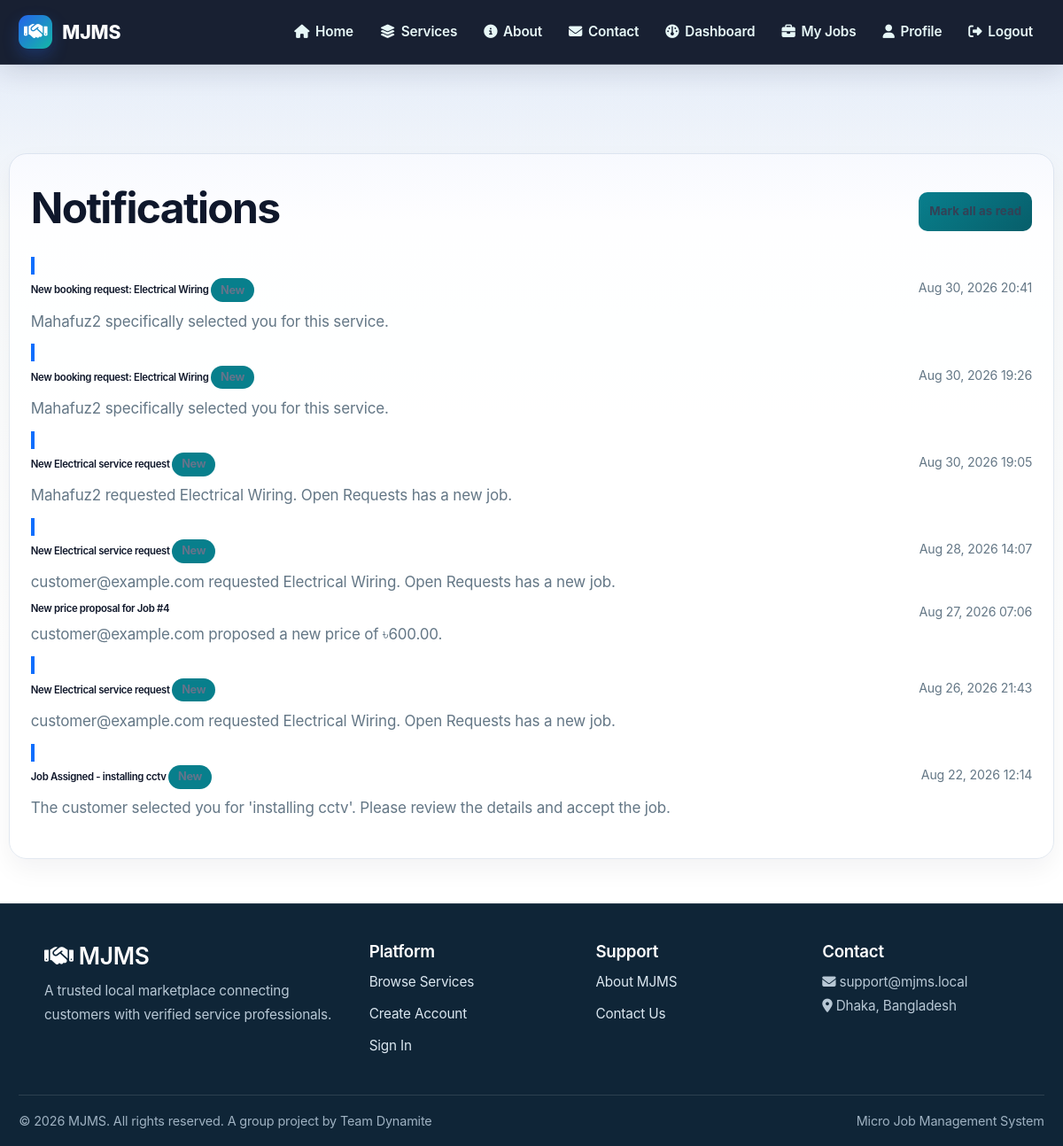
The page /notifications/ (signed in) on the database its author committed.
### notifications/models.py (models this page shows, shortened)
class Notification(models.Model):
    NOTIFICATION_TYPE_CHOICES = [
        ('JOB_COMPLETED', 'Job Completed by Worker'),
        ('JOB_STARTED', 'Job Started'),
        ('JOB_CANCELLED', 'Job Cancelled'),
        ('JOB_WORKER_UNAVAILABLE', 'Worker Unavailable at Requested Time'),
        ('JOB_CONFLICT', 'Job Time Conflict'),
        ('WORKER_APPLIED', 'Worker Applied for Your Request'),
        ('APPLICATION_ACCEPTED', 'Your Application Was Accepted'),
        ('APPLICATION_REJECTED', 'Your Application Was Rejected'),
        ('JOB_PAYMENT_SUBMITTED', 'Payment Submitted for Job'),
        ('PAYMENT_VERIFIED', 'Payment Verified - You Received Payment'),
        ('PAYMENT_PENDING', 'Payment Pending Verification'),
        ('WORKER_APPROVED', 'Your Worker Account Has Been Approved'),
        ('WORKER_REJECTED', 'Your Worker Account Application Was Rejected'),
        ('WORKER_PROFILE_UPDATED', 'Your Worker Profile Was Updated'),
        ('GENERAL', 'General Notification'),
    ]
    user = models.ForeignKey(
        settings.AUTH_USER_MODEL,
        on_delete=models.CASCADE,
        related_name='notifications'
    )
    title = models.CharField(max_length=255)
    message = models.TextField()
    notification_type = models.CharField(
        max_length=50,
        choices=NOTIFICATION_TYPE_CHOICES,
        default='GENERAL'
    )
    is_read = models.BooleanField(default=False)
    job = models.ForeignKey(
        'bookings.Job',
        on_delete=models.SET_NULL,
        null=True,
        blank=True,
        related_name='notifications'
    )
    payment = models.ForeignKey(
        'payments.Payment',
        on_delete=models.SET_NULL,
        null=True,
        blank=True,
        related_name='notifications'
    )
    related_user = models.ForeignKey(
        settings.AUTH_USER_MODEL,
        on_delete=models.SET_NULL,
        null=True,
        blank=True,
        related_name='notifications_about_me'
    )
    created_at = models.DateTimeField(auto_now_add=True)
    updated_at = models.DateTimeField(auto_now=True)
    class Meta:
        ordering = ['-created_at']
        indexes = [
            models.Index(fields=['user', '-created_at']),
            models.Index(fields=['user', 'is_read']),
            models.Index(fields=['notification_type']),
        ]

### notifications/views.py (the view)
# urls.py: path('', views.notification_list, name='notification_list'),
@login_required
def notification_list(request):
    notifications = Notification.objects.filter(user=request.user).order_by('-created_at')
    unread_count = notifications.filter(is_read=False).count()
    return render(request, 'notifications/notification_list.html', {
        'notifications': notifications,
        'unread_count': unread_count,
    })

### notifications/views.py (called while the page is built)
def notification_context(request):
    if not request.user.is_authenticated:
        return {}
    return {
        'unread_notification_count': Notification.objects.filter(
            user=request.user,
            is_read=False,
        ).count(),
    }

### templates/notifications/notification_list.html (shortened to what this page needs)
{% extends "base.html" %}
{% load static %}
{% block extra_css %}
<link rel="stylesheet" href="{% static 'css/notification-list.css' %}">
{% endblock %}
{% block content %}
<div class="container" style="margin-top: 100px; margin-bottom: 50px;">
    <div class="row">
        <div class="col-md-10 offset-md-1">
            <div class="d-flex justify-content-between align-items-center mb-4">
                <h1>Notifications</h1>
                {% if unread_count > 0 %}
                    <a href="{% url 'mark_all_notifications_read' %}" class="btn btn-sm btn-secondary">
                        Mark all as read
                    </a>
                {% endif %}
            </div>
            {% if notifications %}
                <div class="list-group">
                    {% for notification in notifications %}
                        <a href="{% url 'notification_detail' notification.id %}" class="list-group-item list-group-item-action {% if not notification.is_read %}active{% endif %}">
                            <div class="d-flex w-100 justify-content-between">
                                <div>
                                    <h6 class="mb-1">
                                        {{ notification.title }}
                                        {% if not notification.is_read %}
                                            <span class="badge bg-primary">New</span>
                                        {% endif %}
                                    </h6>
                                    <p class="mb-1 text-muted">{{ notification.message|truncatewords:15 }}</p>
                                </div>
                                <small class="text-muted">
                                    {{ notification.created_at|date:"M d, Y H:i" }}
                                </small>
                            </div>
                        </a>
                    {% endfor %}
                </div>
            {% else %}
                <div class="alert alert-info">
                    <h5>No notifications yet</h5>
                    <p>You'll see notifications here when workers apply for your jobs, payments are made, or jobs are completed.</p>
                </div>
            {% endif %}
        </div>
    </div>
</div>
{% endblock %}

### static/css/professional.css (style rules this page uses)
:root { --primary-color: #1f4e79; --primary-dark: #163a56; --primary-light: #2d6ea8; --secondary-color: #31a24c; --secondary-dark: #229a3e; --accent-color: #f59e0b; --danger-color: #dc2626; --success-color: #10b981; --warning-color: #f97316; --info-color: #3b82f6; --text-dark: #1f2937; --text-muted: #6b7280; --text-light: #9ca3af; --bg-light: #f9fafb; --bg-lighter: #f3f4f6; --border-color: #e5e7eb; --border-light: #d1d5db; --font-primary: -apple-system, BlinkMacSystemFont, 'Segoe UI', Roboto, Oxygen, Ubuntu, Cantarell, sans-serif; --font-mono: 'Monaco', 'Courier New', monospace; --shadow-sm: 0 1px 2px 0 rgba(0, 0, 0, 0.05); --shadow-md: 0 4px 6px -1px rgba(0, 0, 0, 0.1); --shadow-lg: 0 10px 15px -3px rgba(0, 0, 0, 0.1); --shadow-xl: 0 20px 25px -5px rgba(0, 0, 0, 0.1); --radius-sm: 4px; --radius-md: 8px; --radius-lg: 12px; --radius-xl: 16px; }
* { margin: 0; padding: 0; box-sizing: border-box; }
html, body { height: 100%; }
body { font-family: var(--font-primary); background-color: var(--bg-light); color: var(--text-dark); line-height: 1.6; display: flex; flex-direction: column; }
a { color: var(--primary-color); text-decoration: none; transition: color 0.2s ease; }
h1, h2, h3, h4, h5, h6 { color: var(--text-dark); font-weight: 600; line-height: 1.3; margin-bottom: 0.5rem; }
h1 { font-size: 2.5rem; font-weight: 700; }
p { margin-bottom: 1rem; color: var(--text-muted); }
button, input[type="submit"], .btn { background: var(--primary-color); color: white; border: none; padding: 0.75rem 1.5rem; border-radius: var(--radius-md); cursor: pointer; font-weight: 500; font-size: 0.95rem; transition: all 0.2s ease; display: inline-block; text-align: center; }
.btn-secondary { background: var(--secondary-color); }
.card, .container, .content { background: white; border-radius: var(--radius-lg); border: 1px solid var(--border-color); padding: 2rem; margin: 1.5rem 0; box-shadow: var(--shadow-sm); transition: all 0.3s ease; }
.container { max-width: 1200px; margin-left: auto; margin-right: auto; padding: 2rem 1rem; }
.btn-primary, .btn-secondary { display: inline-flex; align-items: center; justify-content: center; padding: 0.8rem 1.25rem; border-radius: 12px; font-weight: 600; transition: all 0.2s ease; }
.btn-secondary { background: rgba(255, 255, 255, 0.12); border: 1px solid rgba(255, 255, 255, 0.25); color: white; }
.text-muted { color: var(--text-muted); }
.mb-1 { margin-bottom: 0.5rem; }
.mb-4 { margin-bottom: 2rem; }

### static/css/style.css (style rules this page uses)
html, body { height: 100%; }
body { font-family: Arial, sans-serif; margin: 0; padding: 0; background: #f7f9fc; color: #222; display: flex; flex-direction: column; }
h1, h2, h3 { color: #1f4e79; }
.container, .content { padding: 20px; }
.btn { display: inline-block; padding: 12px 28px; border-radius: 8px; font-weight: 600; text-decoration: none; cursor: pointer; border: none; transition: all 0.3s ease; font-size: 1rem; }

### static/css/notification-list.css (style rules this page uses)
.list-group-item.active { background-color: #f0f8ff; border-left: 4px solid #0d6efd; }

### rows shown on the page
Notification: title "New booking request: Electrical Wiring", is_read "New", message "Mahafuz2 specifically selected you for this service.", created_at "Aug 30, 2026 20:41"
Notification: title "New booking request: Electrical Wiring", is_read "New", message "Mahafuz2 specifically selected you for this service.", created_at "Aug 30, 2026 19:26"
Notification: title "New Electrical service request", is_read "New", message "Mahafuz2 requested Electrical Wiring. Open Requests has a new job.", created_at "Aug 30, 2026 19:05"
Notification: title "New Electrical service request", is_read "New", message "customer@example.com requested Electrical Wiring. Open Requests has a new job.", created_at "Aug 28, 2026 14:07"
Notification: title "New price proposal for Job #4", message "customer@example.com proposed a new price of ৳600.00.", created_at "Aug 27, 2026 07:06"
Notification: title "New Electrical service request", is_read "New", message "customer@example.com requested Electrical Wiring. Open Requests has a new job.", created_at "Aug 26, 2026 21:43"
Notification: title "Job Assigned - installing cctv", is_read "New", message "The customer selected you for 'installing cctv'. Please review the details and accept the job.", created_at "Aug 22, 2026 12:14"
